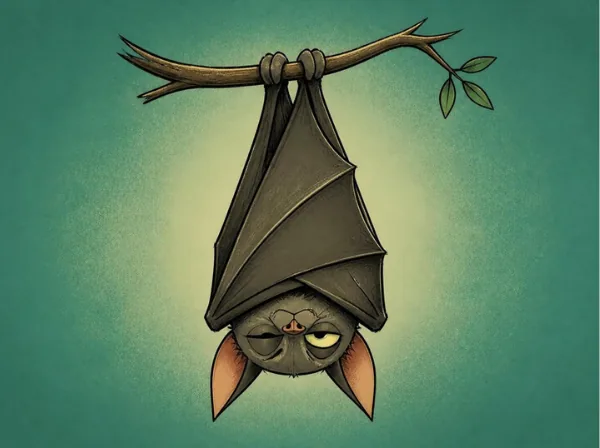
#> input picture design/picture-tests/bat.webp, 600 x 448 px
$ python keyalpha.py ../design/picture-tests/bat.webp ../design/picture-tests/taxi.webp out.png
#> lines starting #> are read from the running program, lines starting #| are printed output that depends on the picture
"""Alpha from a Canva background-removal render over magenta (#FF00FF).

usage: python3 tools/keyalpha.py <original.png> <keyed.png> <out_mask.png>
The keyed render may be framed slightly differently from the original preview
(another page size), so the original is first aligned onto the render (ECC,
affine, on the solid subject pixels). Each keyed pixel is a*F + (1-a)*K, with F
the aligned original and K magenta, so a = dot(p-K, F-K) / |F-K|^2. The mask is
then mapped back onto the original's pixels. Prints the alignment check.
Offline tool like cutout.py (numpy, opencv-python-headless); not used by the app.
"""
import sys, json
import numpy as np, cv2
K = np.array([255, 0, 255], np.float32)
orig = cv2.cvtColor(cv2.imread(sys.argv[1]), cv2.COLOR_BGR2RGB).astype(np.float32)
key = cv2.cvtColor(cv2.imread(sys.argv[2]), cv2.COLOR_BGR2RGB).astype(np.float32)
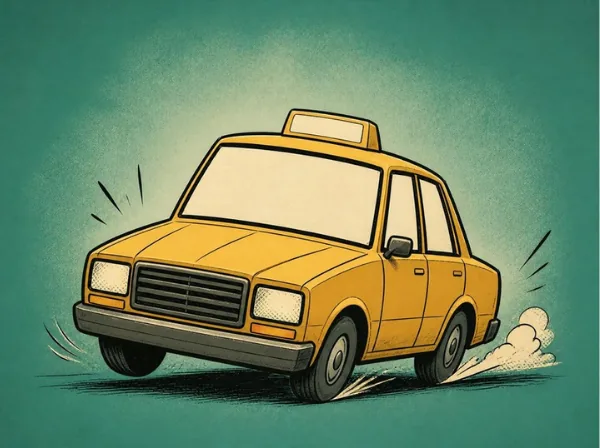
#> input picture design/picture-tests/taxi.webp, 600 x 448 px
H, W = key.shape[:2]; h, w = orig.shape[:2]
#> after `H, W = key.shape[:2]`: H = 448; W = 600
#> after `h, w = orig.shape[:2]`: h = 448; w = 600
S = np.array([[W / w, 0, 0], [0, H / h, 0]], np.float32)          # stretch original to the render's size
#> S = [[1, 0, 0], [0, 1, 0]]
hard = (np.abs(key - K).sum(2) > 150)
#> hard: shape (448, 600) bool; every value is 1
solid = cv2.erode(hard.astype(np.uint8), np.ones((5, 5), np.uint8))
g_key = cv2.cvtColor(key.astype(np.uint8), cv2.COLOR_RGB2GRAY).astype(np.float32)
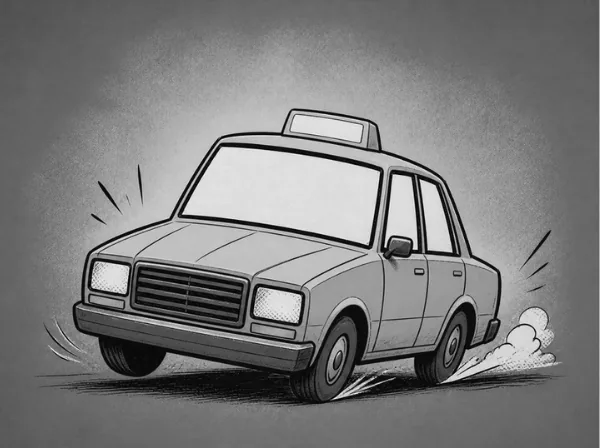
#> g_key: shape (448, 600) float32; min 0, max 247, mean 123.1
g_org = cv2.cvtColor(cv2.warpAffine(orig, S, (W, H), flags=cv2.INTER_LINEAR, borderMode=cv2.BORDER_REPLICATE).astype(np.uint8), cv2.COLOR_RGB2GRAY).astype(np.float32)
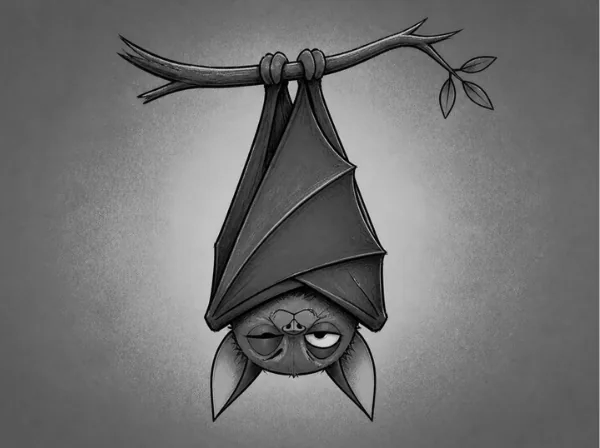
#> g_org: shape (448, 600) float32; min 0, max 217, mean 112.7
warp = np.eye(2, 3, dtype=np.float32)
try:
    _, warp = cv2.findTransformECC(g_key, g_org, warp, cv2.MOTION_AFFINE,
                                   (cv2.TERM_CRITERIA_EPS | cv2.TERM_CRITERIA_COUNT, 200, 1e-6), solid, 5)
#> warp = [[1.06, 0.0253, -37.27], [-0.111, 0.963, 40.76]]
except cv2.error:
    pass
# full map original -> render: render(x) = orig(warp_total^-1 ...); build it as one affine
A = np.vstack([S, [0, 0, 1]]); B = np.vstack([warp, [0, 0, 1]])
#> after `A = np.vstack([S, [0, 0, 1]])`: A = [[1, 0, 0], [0, 1, 0], [0, 0, 1]]
#> after `B = np.vstack([warp, [0, 0, 1]])`: B = [[1.06, 0.0253, -37.27], [-0.111, 0.963, 40.76], [0, 0, 1]]
# ECC gives g_org(B·x) ≈ g_key(x), i.e. render pixel x shows stretched-original pixel B·x
M_r2o = np.linalg.inv(A) @ B                                      # render pixel -> original pixel
#> M_r2o has the same summary as B
F = cv2.warpAffine(orig, M_r2o[:2].astype(np.float32), (W, H), flags=cv2.INTER_LINEAR | cv2.WARP_INVERSE_MAP, borderMode=cv2.BORDER_REPLICATE)
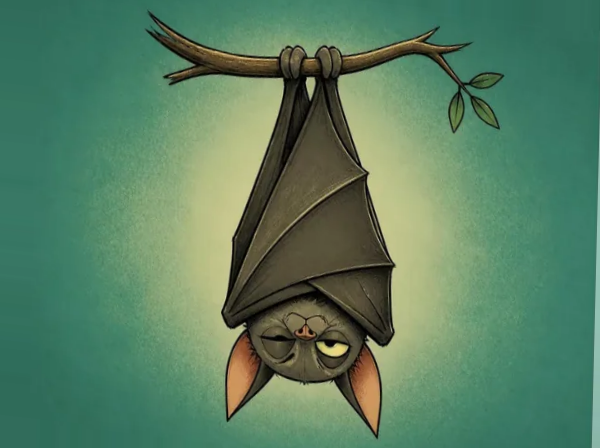
#> F: shape (448, 600, 3) float32; mean R, G, B 88.5, 127.3, 98
d = F - K
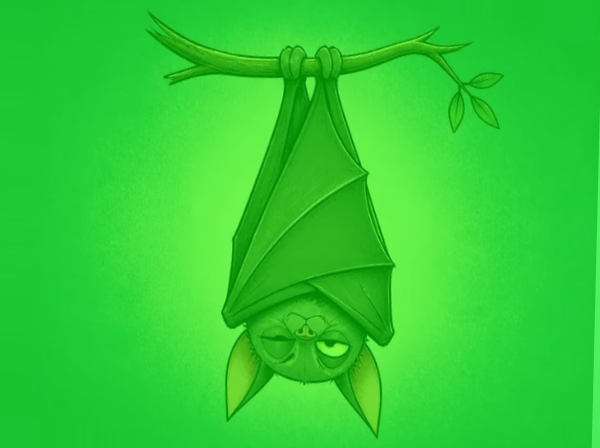
#> d: shape (448, 600, 3) float32; mean R, G, B -166.5, 127.3, -157; drawn with min black and max white
a = np.clip(((key - K) * d).sum(2) / np.maximum((d * d).sum(2), 1.0), 0, 1)
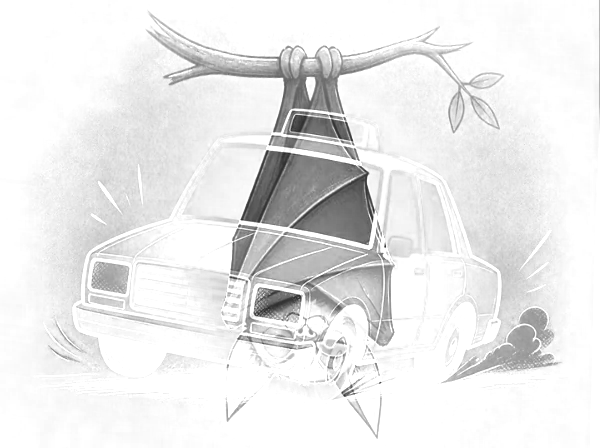
#> a: shape (448, 600) float32; min 0.165, max 1, mean 0.919
near = (d * d).sum(2) < 60 ** 2
#> near: shape (448, 600) bool; every value is 0
a[near] = hard[near].astype(np.float32)
err = float(np.abs(F - key)[solid > 0].mean()) if solid.any() else 0.0
#> err = 40.15
# back onto the original's pixels
M_o2r = np.linalg.inv(M_r2o)
#> M_o2r = [[0.944, -0.0248, 36.2], [0.109, 1.04, -38.15], [0, 0, 1]]
a_o = cv2.warpAffine(a, M_o2r[:2].astype(np.float32), (w, h), flags=cv2.INTER_LINEAR | cv2.WARP_INVERSE_MAP, borderMode=cv2.BORDER_CONSTANT, borderValue=0)
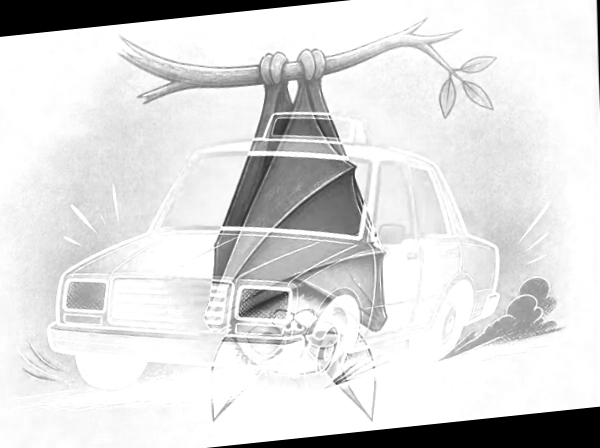
#> a_o: shape (448, 600) float32; min 0, max 1, mean 0.863
cv2.imwrite(sys.argv[3], (np.clip(a_o, 0, 1) * 255).round().astype(np.uint8))
print(json.dumps({'coverage': round(float(a_o.mean()), 3), 'solid_err': round(err, 2),
                  'shift': [round(float(warp[0, 2]), 2), round(float(warp[1, 2]), 2)],
                  'scale': [round(float(warp[0, 0]), 4), round(float(warp[1, 1]), 4)]}))
#| {"coverage": 0.863, "solid_err": 40.15, "shift": [-37.27, 40.76], "scale": [1.0561, 0.9631]}
